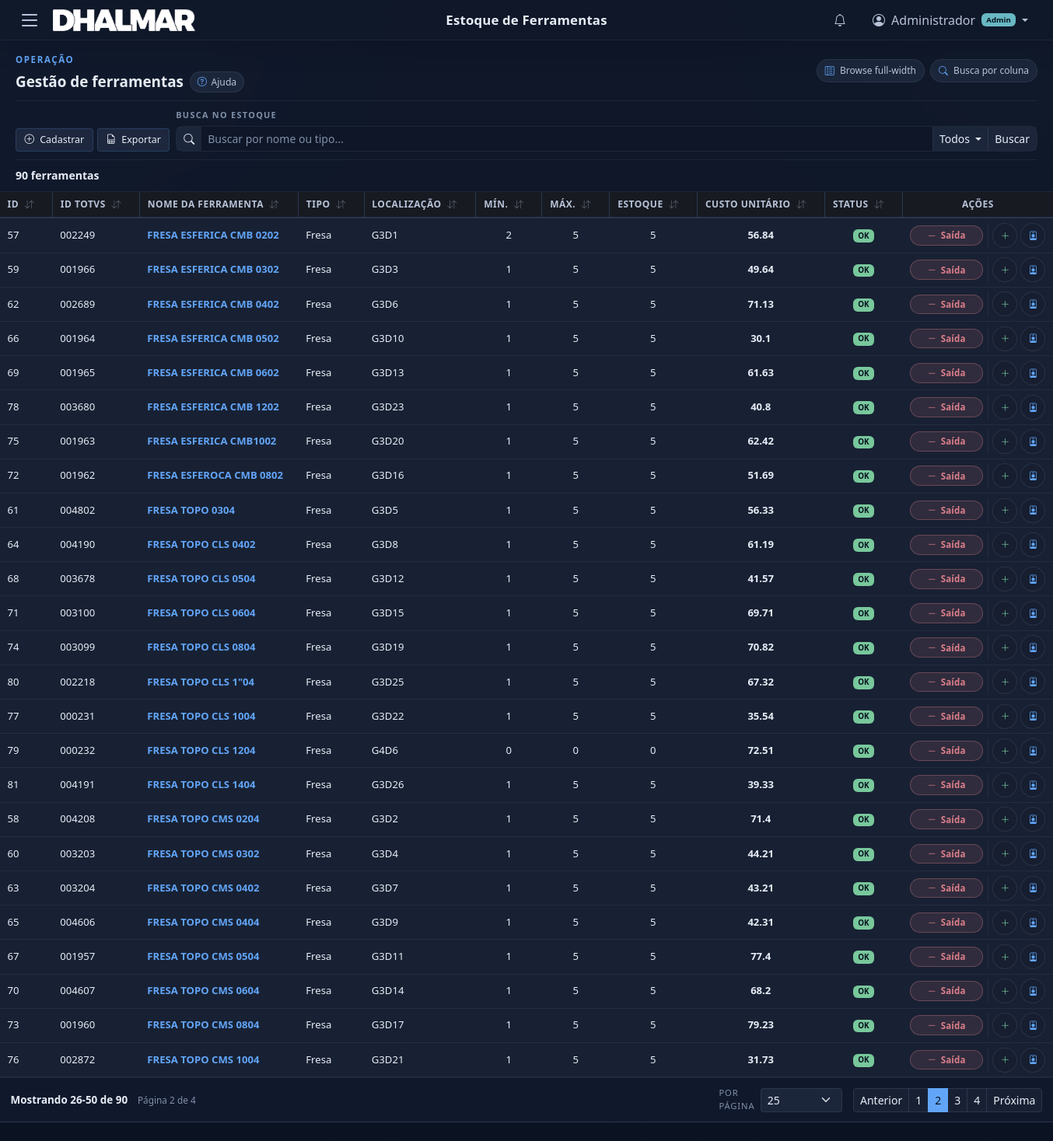
Page /tools/?search_col=all&per_page=25&page=2 (signed in) on the committed database.
### app/models.py (models this page shows, shortened)
class User(Base):
    __tablename__ = "users"
    id = Column(Integer, primary_key=True, index=True)
    username = Column(String(100), nullable=False, unique=True)
    full_name = Column(String(200), nullable=False, default="")
    password_hash = Column(String(255), nullable=False)
    role = Column(String(10), nullable=False, default="USER")  # ADMIN or USER
    active = Column(Integer, default=1)  # 1=active, 0=disabled
    created_at = Column(DateTime, default=datetime.utcnow)

class Tool(Base):
    __tablename__ = "tools"
    id = Column(Integer, primary_key=True, index=True)
    name = Column(String(200), nullable=False)
    origin_id = Column(String(100), default="")  # ID de origem (preenchido manualmente)
    tool_type_id = Column(Integer, ForeignKey("tool_types.id"), nullable=False)
    description = Column(Text, default="")
    location = Column(String(10), default="")  # G<n>D<n> e.g. G1D27
    min_stock = Column(Integer, default=0)
    max_stock = Column(Integer, default=0)
    current_stock = Column(Integer, default=0)
    unit_cost = Column(Float, default=0.0)           # Cost per unit (R$)
    is_critical = Column(Integer, default=0)          # 1 = critical for production
    avg_lifespan_hours = Column(Float, default=0.0)   # Average life in hours before replacement
    tool_type = relationship("ToolType", back_populates="tools")
    parameters = relationship("ToolParameter", back_populates="tool", cascade="all, delete-orphan")
    movements = relationship("Movement", back_populates="tool")

class ToolType(Base):
    __tablename__ = "tool_types"
    id = Column(Integer, primary_key=True, index=True)
    name = Column(String(100), nullable=False, unique=True)
    tools = relationship("Tool", back_populates="tool_type")

### app/routers/tools.py (the view)
@router.get("/")
def tools_list(
    request: Request,
    search: str = Query("", alias="search"),
    search_col: str = Query("all", alias="search_col"),
    page: int = Query(1, ge=1),
    per_page: int = Query(25, alias="per_page"),
    db: Session = Depends(get_db),
):
    tools, pagination = paginate_query(
        _filtered_tools_query(db, search, search_col),
        base_path=request.url.path,
        params={
            "search": search,
            "search_col": search_col,
        },
        page=page,
        per_page=per_page,
        id_prefix="tools",
    )
    employees = db.query(Employee).order_by(Employee.name).all()
    machines = db.query(Machine).order_by(Machine.name).all()
    return request.app.state.templates.TemplateResponse(
        request=request,
        name="tools/index.html",
        context={
            "tools": tools,
            "employees": employees,
            "machines": machines,
            "search": search,
            "search_col": search_col,
            "page": pagination["page"],
            "per_page": pagination["per_page"],
            "pagination": pagination,
        },
    )

### app/templates/tools/index.html (shortened to what this page needs)
{% extends "base.html" %}
{% set active_page = "tools" %}
{% block topbar_title %}Estoque de Ferramentas{% endblock %}
{% block content %}
{% set col_label_map = {'all': 'Todos', 'name': 'Nome', 'origin_id': 'ID TOTVS', 'tool_type': 'Tipo', 'location': 'Localização', 'status': 'Status'} %}
<div class="page-subheader page-subheader--stacked">
    <div class="ops-context-bar">
        <div class="ops-context-copy">
            <span class="ops-context-kicker">Operação</span>
            <div class="ops-context-heading">
                <h1 class="ops-context-title">Gestão de ferramentas</h1>
                <button class="btn btn-sm ops-help-toggle collapsed" type="button"
                        data-bs-toggle="collapse" data-bs-target="#toolsPageHelp"
                        aria-expanded="false" aria-controls="toolsPageHelp">
                    <i class="bi bi-question-circle"></i>
                    <span class="d-none d-sm-inline">Ajuda</span>
                </button>
            </div>
        </div>
        <div class="ops-context-meta">
            <span class="ops-meta-pill">
                <i class="bi bi-layout-text-sidebar-reverse"></i>Browse full-width
            </span>
            <span class="ops-meta-pill">
                <i class="bi bi-search"></i>Busca por coluna
            </span>
        </div>
    </div>
    <div class="tools-toolbar tools-toolbar--wrap">
        <div class="tools-toolbar-left">
            <a href="/tools/create" class="btn btn-sm btn-outline-secondary tools-action-btn">
                <i class="bi bi-plus-circle me-1"></i> Cadastrar
            </a>
            <button type="button" class="btn btn-sm btn-outline-secondary tools-action-btn"
                    data-bs-toggle="modal" data-bs-target="#exportModal">
                <i class="bi bi-file-earmark-spreadsheet me-1"></i> Exportar
            </button>
        </div>
        <div class="tools-toolbar-right">
            <form method="GET" action="/tools" class="tools-search-form movements-search-form" id="searchForm">
                <span class="movements-toolbar-label">Busca no estoque</span>
                <div class="input-group input-group-sm">
                    <span class="input-group-text tools-search-icon"><i class="bi bi-search"></i></span>
                    <input type="text" name="search" class="form-control form-control-sm" id="searchInput"
                           placeholder="Buscar por nome ou tipo..." value="{{ search }}">
                    <button class="btn btn-sm btn-outline-secondary dropdown-toggle" type="button"
                            data-bs-toggle="dropdown" aria-expanded="false" id="searchColBtn">
                        <span id="searchColLabel">{{ col_label_map.get(search_col, 'Todos') }}</span>
                    </button>
                    <button class="btn btn-sm btn-outline-secondary" type="submit">Buscar</button>
                </div>
            </form>
        </div>
    </div>
    <div class="ops-feedback-bar">
        <div class="ops-feedback-summary">
            <span class="ops-feedback-count">{{ pagination.total_items }} ferramenta{{ '' if pagination.total_items == 1 else 's' }}</span>
        </div>
    </div>
</div>
<div class="page-grid-fullwidth">
    <div class="tools-grid-wrapper">
        <div class="table-responsive">
            <table class="table table-hover mb-0 align-middle tools-grid tools-grid--inventory">
                <thead>
                    <tr>
                        <th class="sortable" data-sort-type="number" data-col="0">ID <i class="bi bi-arrow-down-up sort-icon"></i></th>
                        <th class="sortable" data-sort-type="string" data-col="1">ID TOTVS <i class="bi bi-arrow-down-up sort-icon"></i></th>
                        <th class="sortable" data-sort-type="string" data-col="2">Nome da Ferramenta <i class="bi bi-arrow-down-up sort-icon"></i></th>
                        <th class="sortable" data-sort-type="string" data-col="3">Tipo <i class="bi bi-arrow-down-up sort-icon"></i></th>
                        <th class="sortable" data-sort-type="string" data-col="4">Localização <i class="bi bi-arrow-down-up sort-icon"></i></th>
                        <th class="sortable text-center" data-sort-type="number" data-col="5">Mín. <i class="bi bi-arrow-down-up sort-icon"></i></th>
                        <th class="sortable text-center" data-sort-type="number" data-col="6">Máx. <i class="bi bi-arrow-down-up sort-icon"></i></th>
                        <th class="sortable text-center" data-sort-type="number" data-col="7">Estoque <i class="bi bi-arrow-down-up sort-icon"></i></th>
                        <th class="sortable text-center" data-sort-type="number" data-col="8">Custo unitário <i class="bi bi-arrow-down-up sort-icon"></i></th>
                        <th class="sortable text-center" data-sort-type="string" data-col="9">Status <i class="bi bi-arrow-down-up sort-icon"></i></th>
                        <th class="text-center">Ações</th>
                    </tr>
                </thead>
                <tbody>
                {% for t in tools %}
                    <tr>
                        <td>{{ t.id }}</td>
                        <td>{{ t.origin_id or "—" }}</td>
                        <td>
                            <a href="/tools/{{ t.id }}{% if search %}?ref={{ search|urlencode }}{% if search_col and search_col != 'all' %}&ref_col={{ search_col|urlencode }}{% endif %}{% endif %}"
                               class="text-decoration-none fw-semibold tool-detail-trigger"
                               data-tool-name="{{ t.name }}"
                               data-modal-url="/tools/{{ t.id }}/modal">
                                {{ t.name }}
                            </a>
                        </td>
                        <td>{{ t.tool_type.name }}</td>
                        <td>{{ t.location or "—" }}</td>
                        <td class="text-center">{{ t.min_stock }}</td>
                        <td class="text-center">{{ t.max_stock }}</td>
                        <td class="text-center">{{ t.max_stock }}</td>
                        <td class="text-center fw-bold">{{ t.unit_cost }}</td>
                        <td class="text-center">
                            {% if t.status == "CRITICAL" %}
                                <span class="badge bg-danger">CRÍTICO</span>
                            {% elif t.status == "LOW STOCK" %}
                                <span class="badge bg-warning text-dark">ESTOQUE BAIXO</span>
                            {% else %}
                                <span class="badge bg-success">OK</span>
                            {% endif %}
                        </td>
                        {% set prioritize_restock = t.status in ["CRITICAL", "LOW STOCK"] %}
                        <td class="text-center text-nowrap row-actions-cell">
                            <div class="row-action-cluster" role="group" aria-label="Ações para {{ t.name }}">
                                <button class="btn btn-sm row-action-primary {{ 'row-action-primary--success' if prioritize_restock else 'row-action-primary--danger' }}"
                                        type="button"
                                        data-bs-toggle="modal"
                                        data-bs-target="#movementModal"
                                        onclick="prepareMovement({{ t.id }}, '{{ t.name }}', '{{ 'IN' if prioritize_restock else 'OUT' }}', 'REPOSICAO')">
                                    <i class="bi {{ 'bi-plus-lg' if prioritize_restock else 'bi-dash-lg' }}"></i>
                                    <span>{{ 'Entrada' if prioritize_restock else 'Saída' }}</span>
                                </button>
                                <div class="row-action-icons" aria-label="Ações secundárias">
                                    {% if prioritize_restock %}
                                    <button class="btn btn-sm row-action-icon row-action-icon--danger"
                                            type="button"
                                            title="Registrar saída"
                                            aria-label="Registrar saída para {{ t.name }}"
                                            data-bs-toggle="modal"
                                            data-bs-target="#movementModal"
                                            onclick="prepareMovement({{ t.id }}, '{{ t.name }}', 'OUT', 'REPOSICAO')">
                                        <i class="bi bi-dash-lg"></i>
                                    </button>
                                    {% else %}
                                    <button class="btn btn-sm row-action-icon row-action-icon--success"
                                            type="button"
                                            title="Registrar entrada"
                                            aria-label="Registrar entrada para {{ t.name }}"
                                            data-bs-toggle="modal"
                                            data-bs-target="#movementModal"
                                            onclick="prepareMovement({{ t.id }}, '{{ t.name }}', 'IN', 'REPOSICAO')">
                                        <i class="bi bi-plus-lg"></i>
                                    </button>
                                    {% endif %}
                                    <button class="btn btn-sm row-action-icon row-action-icon--neutral"
                                            type="button"
                                            title="Registrar empréstimo"
                                            aria-label="Registrar empréstimo para {{ t.name }}"
                                            data-bs-toggle="modal"
                                            data-bs-target="#movementModal"
                                            onclick="prepareMovement({{ t.id }}, '{{ t.name }}', 'OUT', 'EMPRESTIMO')">
                                        <i class="bi bi-person-badge"></i>
                                    </button>
                                </div>
                            </div>
                        </td>
                    </tr>
                {% endfor %}
                </tbody>
            </table>
        </div>
        {% include "partials/pagination.html" %}
    </div>
</div>
{% endblock %}

### app/templates/base.html (shortened to what this page needs)
<!DOCTYPE html>
<html lang="pt-BR" data-bs-theme="dark">
<head>
    <link href="https://cdn.jsdelivr.net/npm/bootstrap@5.3.3/dist/css/bootstrap.min.css"
          rel="stylesheet">
    <link href="https://cdn.jsdelivr.net/npm/bootstrap-icons@1.11.3/font/bootstrap-icons.min.css"
          rel="stylesheet">
    <link href="/static/css/style.css?v=15" rel="stylesheet">
</head>
<body>
<header id="topbar" class="topbar">
    <div class="topbar-left">
        {% if request.state.current_user %}
        <button id="navToggleBtn" class="topbar-hamburger" aria-label="Menu" aria-expanded="false">
            <span></span>
            <span></span>
            <span></span>
        </button>
        {% endif %}
        <img src="/static/images/DHALMARLOGO.png" alt="Dhalmar" class="topbar-logo">
    </div>
    <div class="topbar-center">
        <span class="topbar-page-title">{% block topbar_title %}{% endblock %}</span>
    </div>
    <div class="topbar-right">
        {% if request.state.current_user %}
        <div class="topbar-icon-wrapper" id="notificationBell" role="button"
             data-bs-toggle="modal" data-bs-target="#notificationModal"
             title="Notificações">
            <i class="bi bi-bell"></i>
        </div>
        <div class="dropdown">
            <a class="topbar-user dropdown-toggle" href="#" id="userDropdown"
               role="button" data-bs-toggle="dropdown" aria-expanded="false">
                <i class="bi bi-person-circle"></i>
                <span class="d-none d-md-inline ms-1">
                    {{ request.state.current_user.full_name or request.state.current_user.username }}
                </span>
                {% if request.state.current_user.role == 'ADMIN' %}
                <span class="badge bg-info ms-1" style="font-size: 0.6rem;">Admin</span>
                {% endif %}
            </a>
        </div>
        {% endif %}
    </div>
</header>
<main id="mainContent" class="main-content">
    {% block content %}{% endblock %}
</main>
</body>
</html>

### rows in the picture
User: state.current_user "Administrador"
Tool: id "57", origin "002249", name "FRESA ESFERICA CMB 0202", tool_type.name "Fresa", location "G3D1", min_stock "2", max_stock "5", unit_cost "56.84", current_stock "OK", value "Saída"
Tool: id "59", origin "001966", name "FRESA ESFERICA CMB 0302", tool_type.name "Fresa", location "G3D3", min_stock "1", max_stock "5", unit_cost "49.64", current_stock "OK", value "Saída"
Tool: id "62", origin "002689", name "FRESA ESFERICA CMB 0402", tool_type.name "Fresa", location "G3D6", min_stock "1", max_stock "5", unit_cost "71.13", current_stock "OK", value "Saída"
Tool: id "66", origin "001964", name "FRESA ESFERICA CMB 0502", tool_type.name "Fresa", location "G3D10", min_stock "1", max_stock "5", unit_cost "30.1", current_stock "OK", value "Saída"
Tool: id "69", origin "001965", name "FRESA ESFERICA CMB 0602", tool_type.name "Fresa", location "G3D13", min_stock "1", max_stock "5", unit_cost "61.63", current_stock "OK", value "Saída"
Tool: id "78", origin "003680", name "FRESA ESFERICA CMB 1202", tool_type.name "Fresa", location "G3D23", min_stock "1", max_stock "5", unit_cost "40.8", current_stock "OK", value "Saída"
Tool: id "75", origin "001963", name "FRESA ESFERICA CMB1002", tool_type.name "Fresa", location "G3D20", min_stock "1", max_stock "5", unit_cost "62.42", current_stock "OK", value "Saída"
Tool: id "72", origin "001962", name "FRESA ESFEROCA CMB 0802", tool_type.name "Fresa", location "G3D16", min_stock "1", max_stock "5", unit_cost "51.69", current_stock "OK", value "Saída"
Tool: id "61", origin "004802", name "FRESA TOPO 0304", tool_type.name "Fresa", location "G3D5", min_stock "1", max_stock "5", unit_cost "56.33", current_stock "OK", value "Saída"
Tool: id "64", origin "004190", name "FRESA TOPO CLS 0402", tool_type.name "Fresa", location "G3D8", min_stock "1", max_stock "5", unit_cost "61.19", current_stock "OK", value "Saída"
Tool: id "68", origin "003678", name "FRESA TOPO CLS 0504", tool_type.name "Fresa", location "G3D12", min_stock "1", max_stock "5", unit_cost "41.57", current_stock "OK", value "Saída"
Tool: id "71", origin "003100", name "FRESA TOPO CLS 0604", tool_type.name "Fresa", location "G3D15", min_stock "1", max_stock "5", unit_cost "69.71", current_stock "OK", value "Saída"
Tool: id "74", origin "003099", name "FRESA TOPO CLS 0804", tool_type.name "Fresa", location "G3D19", min_stock "1", max_stock "5", unit_cost "70.82", current_stock "OK", value "Saída"
Tool: id "80", origin "002218", name "FRESA TOPO CLS 1\"04", tool_type.name "Fresa", location "G3D25", min_stock "1", max_stock "5", unit_cost "67.32", current_stock "OK", value "Saída"
Tool: id "77", origin "000231", name "FRESA TOPO CLS 1004", tool_type.name "Fresa", location "G3D22", min_stock "1", max_stock "5", unit_cost "35.54", current_stock "OK", value "Saída"
Tool: id "79", origin "000232", name "FRESA TOPO CLS 1204", tool_type.name "Fresa", location "G4D6", min_stock "0", max_stock "0", unit_cost "72.51", current_stock "OK", value "Saída"
Tool: id "81", origin "004191", name "FRESA TOPO CLS 1404", tool_type.name "Fresa", location "G3D26", min_stock "1", max_stock "5", unit_cost "39.33", current_stock "OK", value "Saída"
Tool: id "58", origin "004208", name "FRESA TOPO CMS 0204", tool_type.name "Fresa", location "G3D2", min_stock "1", max_stock "5", unit_cost "71.4", current_stock "OK", value "Saída"
Tool: id "60", origin "003203", name "FRESA TOPO CMS 0302", tool_type.name "Fresa", location "G3D4", min_stock "1", max_stock "5", unit_cost "44.21", current_stock "OK", value "Saída"
Tool: id "63", origin "003204", name "FRESA TOPO CMS 0402", tool_type.name "Fresa", location "G3D7", min_stock "1", max_stock "5", unit_cost "43.21", current_stock "OK", value "Saída"
Tool: id "65", origin "004606", name "FRESA TOPO CMS 0404", tool_type.name "Fresa", location "G3D9", min_stock "1", max_stock "5", unit_cost "42.31", current_stock "OK", value "Saída"
Tool: id "67", origin "001957", name "FRESA TOPO CMS 0504", tool_type.name "Fresa", location "G3D11", min_stock "1", max_stock "5", unit_cost "77.4", current_stock "OK", value "Saída"
Tool: id "70", origin "004607", name "FRESA TOPO CMS 0604", tool_type.name "Fresa", location "G3D14", min_stock "1", max_stock "5", unit_cost "68.2", current_stock "OK", value "Saída"
Tool: id "73", origin "001960", name "FRESA TOPO CMS 0804", tool_type.name "Fresa", location "G3D17", min_stock "1", max_stock "5", unit_cost "79.23", current_stock "OK", value "Saída"
Tool: id "76", origin "002872", name "FRESA TOPO CMS 1004", tool_type.name "Fresa", location "G3D21", min_stock "1", max_stock "5", unit_cost "31.73", current_stock "OK", value "Saída"

### other values in the picture
{{ col_label_map.get(search_col, 'Todos') }} "Todos"
{{ pagination.total_items }} "90"
{{ '' if pagination.total_items == 1 else 's' }} "s"
{{ pagination.start_item }} "26"
{{ pagination.end_item }} "50"
{{ pagination.page }} "2"
{{ pagination.total_pages }} "4"
{{ item.label }} "1" "2" "3" "4"
form field per_page "25"
